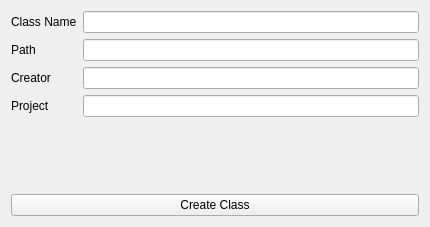
<?xml version="1.0" encoding="UTF-8"?>
<ui version="4.0">
 <class>Widget</class>
 <widget class="QWidget" name="Widget">
  <property name="geometry">
   <rect>
    <x>0</x>
    <y>0</y>
    <width>430</width>
    <height>227</height>
   </rect>
  </property>
  <property name="windowTitle">
   <string>Widget</string>
  </property>
  <layout class="QGridLayout" name="gridLayout">
   <item row="0" column="0">
    <layout class="QFormLayout" name="formLayout">
     <item row="0" column="0">
      <widget class="QLabel" name="labelClassName">
       <property name="text">
        <string>Class Name</string>
       </property>
      </widget>
     </item>
     <item row="0" column="1">
      <widget class="QLineEdit" name="lineEditClassName"/>
     </item>
     <item row="1" column="0">
      <widget class="QLabel" name="labelPath">
       <property name="text">
        <string>Path</string>
       </property>
      </widget>
     </item>
     <item row="1" column="1">
      <widget class="QLineEdit" name="lineEditPath">
       <property name="readOnly">
        <bool>false</bool>
       </property>
      </widget>
     </item>
     <item row="2" column="0">
      <widget class="QLabel" name="labelCreator">
       <property name="text">
        <string>Creator</string>
       </property>
      </widget>
     </item>
     <item row="2" column="1">
      <widget class="QLineEdit" name="lineEditCreator"/>
     </item>
     <item row="3" column="0">
      <widget class="QLabel" name="labelProject">
       <property name="text">
        <string>Project</string>
       </property>
      </widget>
     </item>
     <item row="3" column="1">
      <widget class="QLineEdit" name="lineEditProject"/>
     </item>
    </layout>
   </item>
   <item row="1" column="0">
    <widget class="QPushButton" name="pushButtonCreateClass">
     <property name="text">
      <string>Create Class</string>
     </property>
    </widget>
   </item>
  </layout>
 </widget>
 <layoutdefault spacing="6" margin="11"/>
 <resources/>
 <connections/>
</ui>
